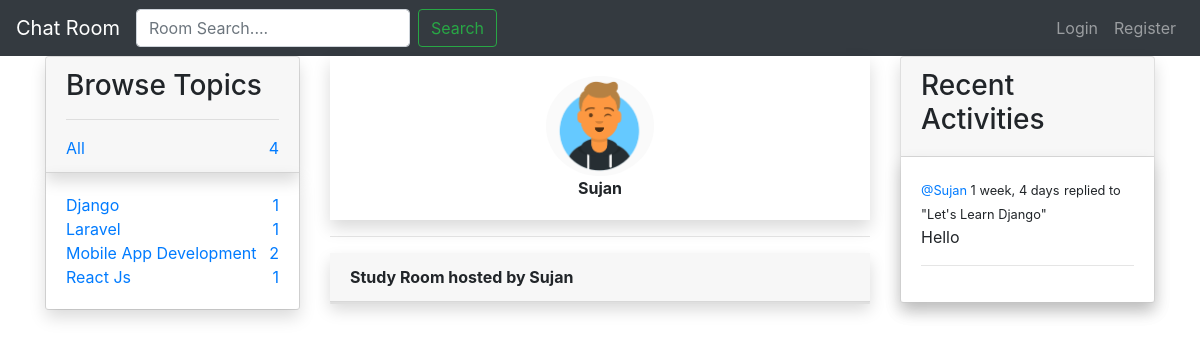
Screenshot of /profile/3/ with the database file from the repository.
### base/models.py (models this page shows, shortened)
class Topic(models.Model):
	name = models.CharField(max_length=255)

class Message(models.Model):
	user = models.ForeignKey(User, on_delete=models.CASCADE)
	room = models.ForeignKey(Room, on_delete=models.CASCADE)
	body = models.TextField()
	created = models.DateTimeField(auto_now_add=True)
	updated = models.DateTimeField(auto_now=True)
	def __str__(self):
		return self.body[0:50]
	class Meta:
		ordering = ['-updated', '-created']

class Room(models.Model):
	host = models.ForeignKey(User, on_delete=models.SET_NULL, null=True)
	topic = models.ForeignKey(Topic, on_delete=models.SET_NULL, null=True)
	name = models.CharField(max_length=255)
	description = models.TextField(null=True, blank=True)
	participants = models.ManyToManyField(User, related_name='participants', blank=True)
	created = models.DateTimeField(auto_now_add=True)
	updated = models.DateTimeField(auto_now=True)
	class Meta:
		ordering = ['-updated', '-created']
	def __str__(self):
		return self.name

### base/views.py (the view)
# urls.py: path('profile/<str:pk>/', views.UserProfile, name="user-profile"),
def UserProfile(request, pk):
	user = User.objects.get(id=pk)
	rooms = user.room_set.all()
	room_messages = user.message_set.all()
	topics = Topic.objects.all()
	context={
		'user':user,
		'rooms':rooms,
		'room_messages':room_messages,
		'topics':topics
	}
	return render(request, 'base/user_profile.html', context)

### templates/base/user_profile.html (shortened to what this page needs)
{% extends 'main.html' %}
{% block content %}
{% load static %}
<div class="row">
	<div class="col-md-3">
	{% include 'base/topic_component.html' %}
	</div>
	<div class="col-md-6">
		<div class="column card-body shadow text-center">
			<img src="{% static 'images/avatar.png' %}"><br>
			<strong>{{user.username}}</strong><br>
		</div>
		<hr>
		<div class="card-header shadow">
			<strong>Study Room hosted by {{user.username}}</strong>
		</div>
		{% include 'base/feed_component.html' %}
	</div>
	<div class="col-md-3">
		{% include 'base/activity_component.html' %}
	</div>
</div>
{% endblock %}

### templates/base/topic_component.html
<div class="card">
	<div class="card-header shadow">
		<h3>Browse Topics</h3>
		<hr>
		<a href="{% url 'home' %}">All <span class="float-right">{{topics.count}}</span></a>
	</div>
	<div class="card-body shadow">
		{% for topic in topics %}
		<div>
			<a href="{% url 'home' %}?q={{topic.name}}">{{topic.name}} <span class="float-right">{{topic.room_set.all.count}}</span></a>
		</div>
	{% endfor %}
	</div>
</div>

### templates/base/activity_component.html (shortened to what this page needs)
<div class="card shadow">
	<div class="card-header">
		<h3>Recent Activities</h3>
	</div>
	<div class="card-body shadow">
		{% for msg in room_messages %}
		<small><a href="{% url 'user-profile' msg.user.id %}">@{{msg.user}}</a>  {{msg.created|timesince}}</small>
		<small>replied to "{{msg.room}}"</small>
		<p>{{msg}}</p>
		<hr>
		{% endfor %}
	</div>
</div>

### templates/base/user_profile.html (style rules this page uses)
img { border-radius: 50%; height: 100px; widows: 100px; }

### rows the page displays
Topic: name "Django", room_set.all.count "1"
Topic: name "Laravel", room_set.all.count "1"
Topic: name "Mobile App Development", room_set.all.count "2"
Topic: name "React Js", room_set.all.count "1"
Message: user "Sujan", created "1 week, 4 days", room "Let's Learn Django", body "Hello"

### other values shown
{{ topics.count }} "4"
{{ user.username }} "Sujan"
